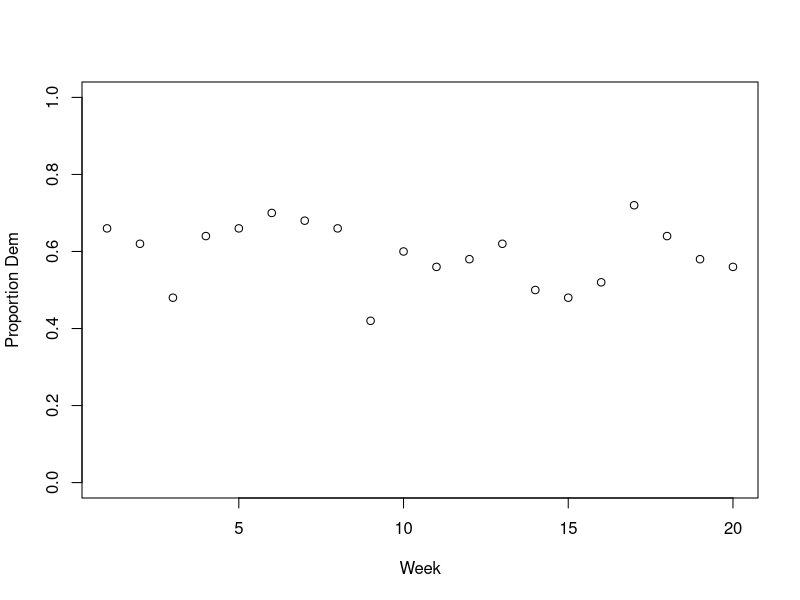
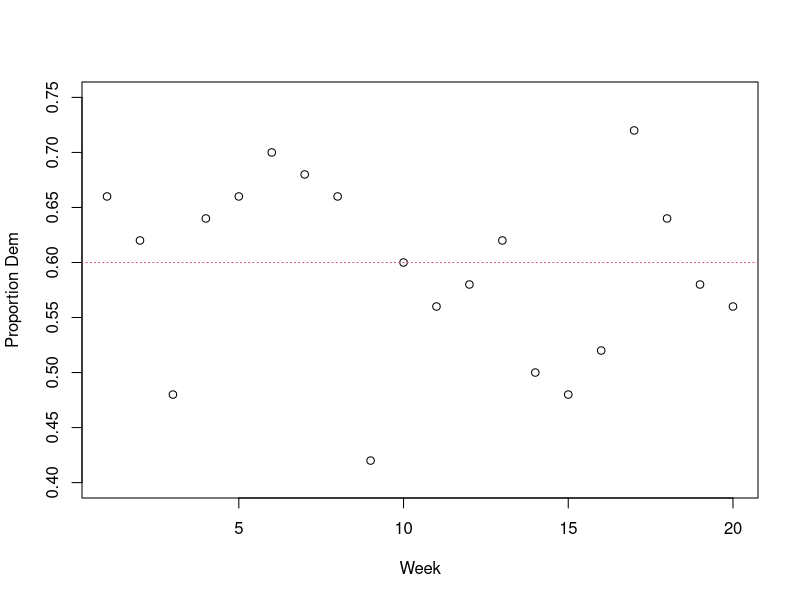
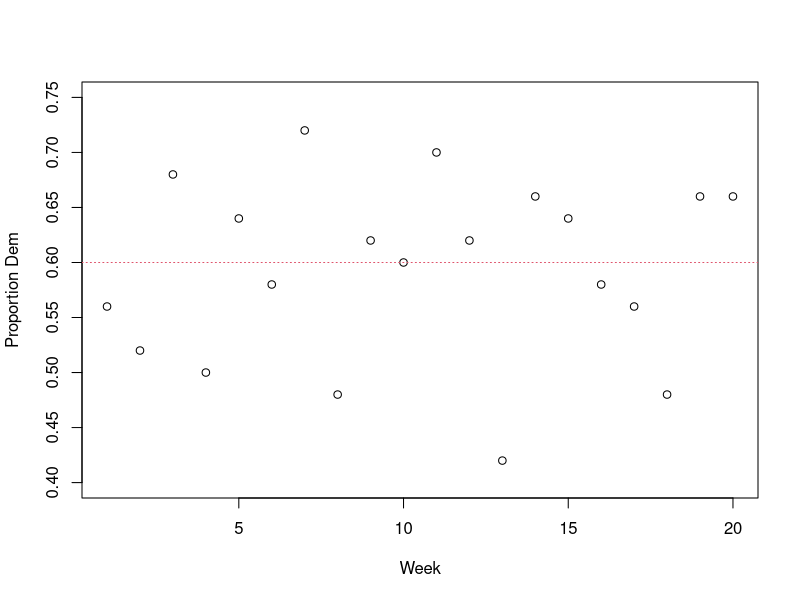
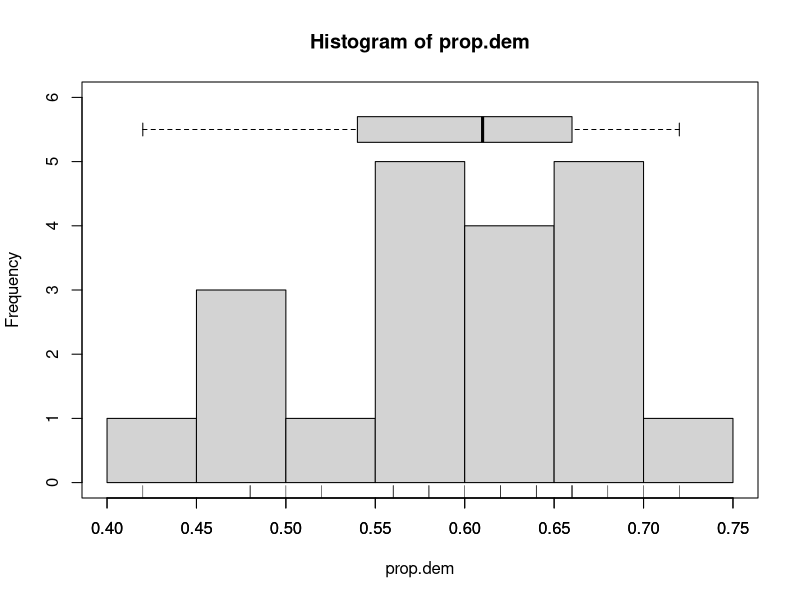
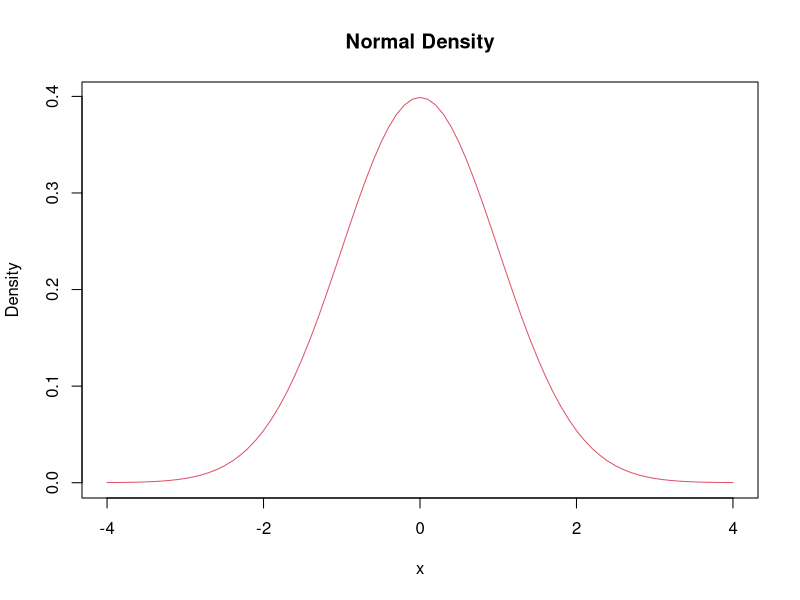
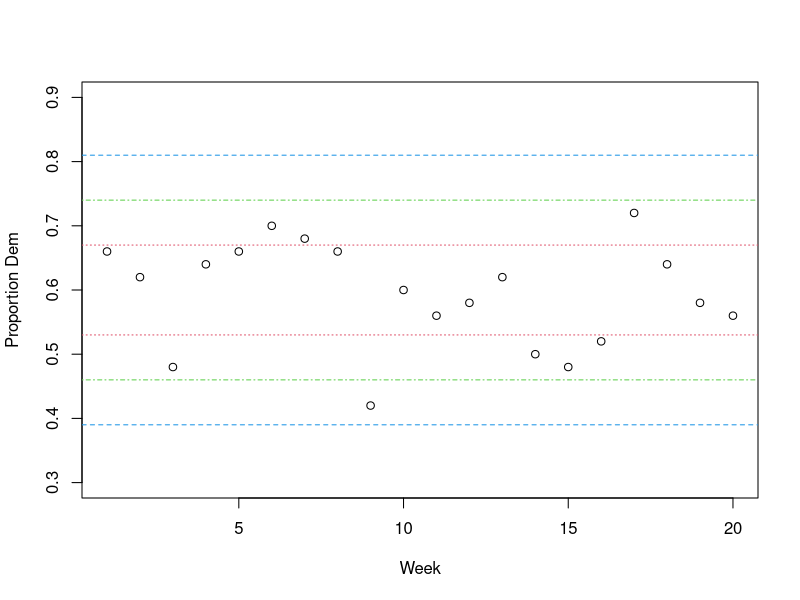
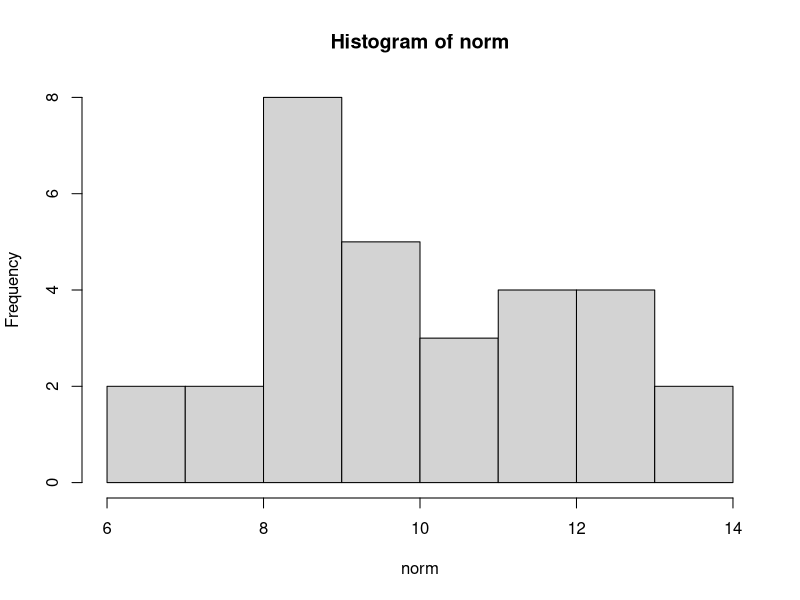
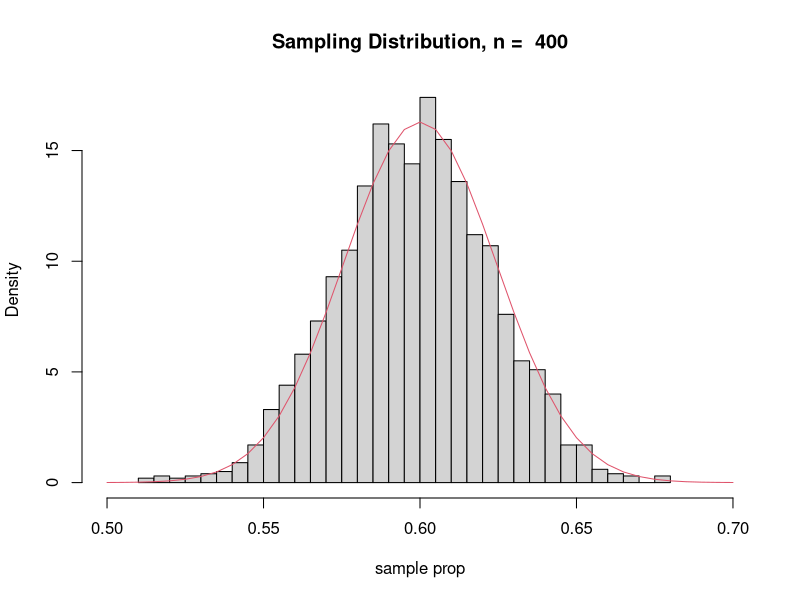

Write R code to recreate these figures, in order. (Note: this script raises an error after producing the figures.)
### Annenberg Lecture 1

#--------------------------------------------------
# Simulation of weekly running poll
#--------------------------------------------------

pop.prop.dem <- 0.6
sample.size <- 50

# count.dem <- rbinom (20,size=sample.size,prob=pop.prop.dem)
count.dem <- c(33,31,24,32,33,35,34,33,21,30,28,29,31,25,24,26,36,32,29,28)

prop.dem <- count.dem/sample.size
plot(prop.dem, xlab="Week", ylab="Proportion Dem", ylim=c(0,1))

# now focus the plot

plot(prop.dem, xlab="Week", ylab="Proportion Dem", ylim=c(0.4,0.75))
abline(0.6,0, col=2, lty=3)

# visual test for simplicity: random rearrangement of the data

indices <- sample(1:20,20)
plot(prop.dem[indices], xlab="Week", ylab="Proportion Dem", ylim=c(0.4,0.75))
abline(0.6,0, col=2, lty=3)

# add a histogram to the plot

hist(prop.dem, ylim=c(0,6)); rug(prop.dem); 
boxplot(prop.dem, add=TRUE, horizontal=TRUE, at=5.5)

# draw the normal density

xax <- seq(-4,4,0.1)
plot(xax, dnorm(xax),type="l", col=2,
	 main="Normal Density", xlab="x", ylab="Density")

# add boundaries

plot(prop.dem, xlab="Week", ylab="Proportion Dem", ylim=c(0.3,0.9))
abline(0.6-  0.07,0, col=2, lty=3)
abline(0.6+  0.07,0, col=2, lty=3)
abline(0.6-2*0.07,0, col=3, lty=4)
abline(0.6+2*0.07,0, col=3, lty=4)
abline(0.6-3*0.07,0, col=4, lty=2)
abline(0.6+3*0.07,0, col=4, lty=2)


#--------------------------------------------------
# Quick introduction to R
#--------------------------------------------------

# Command-line interpreter

2+4
sqrt(10)
2:30

# Start with a blank slate

ls()

# Generate a sample from a normal population

norm <- rnorm(30, mean=10, sd=2)
norm
ls()

# Basic summary statistics

summary(norm)          # "five-number" summary
mean(norm)
sd(norm)               # R tends to use abbreviated names
hist(norm)             # Need to open graphical window


# simulation of coin tossing for sampling distribution

n <- 400
x<-rbinom(2000, size=n, prob=pop.prop.dem)/n
hist(x, xlim=c(0.5,0.7), breaks=30, probability=TRUE,
            main=paste("Sampling Distribution, n = ",n), 
            xlab="sample prop")
            
# draw normal

xax <- seq(0.5, 0.7, 0.005)            
lines(xax, dnorm(xax, mean=0.6, sd=sqrt(0.6*0.4/400)), col=2)

#--------------------------------------------------
# Osteoporosis Test Example
#--------------------------------------------------

setwd("/Users/bob/work/courses/annenberg/data/")

# read the data

osteo.data <- read.table("osteo.txt", header=TRUE)
summary(osteo.data)
edit(osteo.data)

attach(osteo.data)

# do a one-sample test

t.test(hip, mu=-1)

# default normal quantile plot
hist(hip, breaks=10, probability=TRUE)

xax<- seq(-6,2,.2)
lines(xax, dnorm(xax, mean=mean(hip), sd=sd(hip)), col=2, lty=3)

qqnorm(hip)

# How close is close enough?

norm <- rnorm(30, mean=10, sd=2)
qqnorm(norm)                 # Careful! qnorm does something different
abline(mean(norm),sd(norm))  # Draw line with intercept and slope

norm <- rnorm(30, mean=10, sd=2)
qqnorm(norm)                 
abline(mean(norm),sd(norm)) 

# get fox code for better normal quantile plot

library(car)
qq.plot(hip)

# more examples with simulated data

qq.plot(rnorm(50,mean=20,sd=5))

skew <- rgamma(50,shape=1)
qq.plot(skew)
hist(skew)
# look at both together
par(mfrow=c(1,2))
    qq.plot(skew)
    hist(skew)
par(mfrow=c(1,1))
 

#--------------------------------------------------
# Inverted test confidence interval (Wilson, 1927)
#--------------------------------------------------

data <- c(rep(1,40), rep(0,10))

p0 <- 0.9
se.p0 <- sqrt(p0 * (1 - p0) / 50)

p.hat<- mean(data)
se.hat <- sqrt(p.hat * (1-p.hat) / 50)

(p.hat-p0)/se.p0

(p.hat-p0)/se.hat
p.hat + c(-2,2) * se.hat

scoreci <- function(x,n,lev=0.95)  {
  zalpha <- abs(qnorm((1-lev)/2))
  phat <- x/n
  bound <- (zalpha*((phat*(1-phat)+(zalpha**2)/(4*n))/n)**(1/2))/
           (1+(zalpha**2)/n)
  midpnt <- (phat+(zalpha**2)/(2*n))/(1+(zalpha**2)/n)
  uplim <- round(midpnt + bound,digits=4)
  lowlim <- round(midpnt - bound,digits=4)
  results <- data.frame(lowlim,uplim)
  cat("\n")
  cat("With confidence level",lev," and sample proportion",
     round(phat,digits=4),
     " \nthe lower and upper limits for the score confidence interval are: \n")
  cat("\n")
  print(results)
  cat("\n")
  }